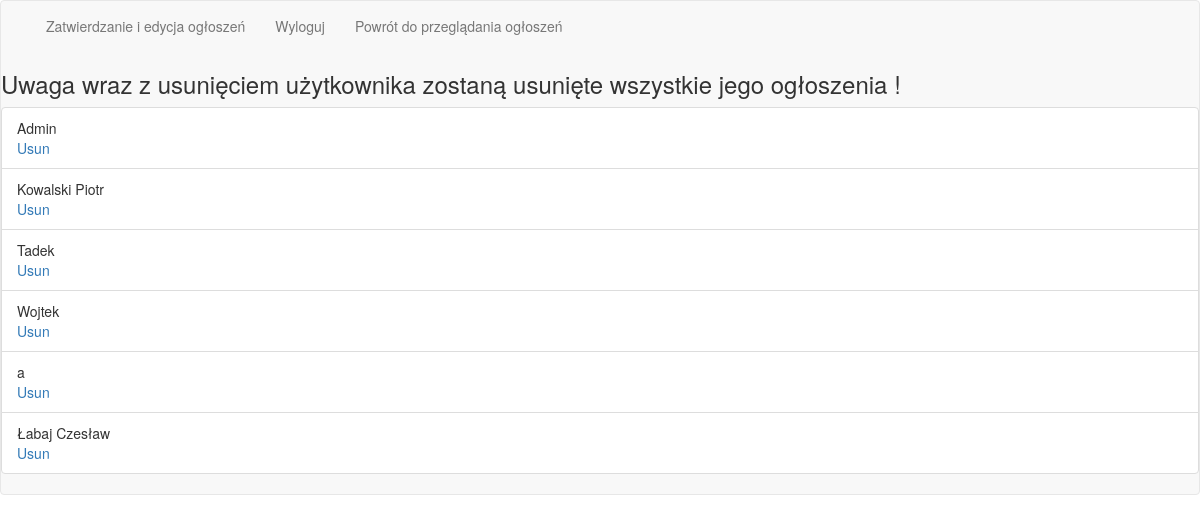
Page /IndexUsunUzytkownika.php on the committed database.
### tables this page shows
CREATE TABLE IF NOT EXISTS `uzytkownik` (
  `id_u` int(255) unsigned NOT NULL,
  `login` varchar(20) NOT NULL,
  `haslo` varchar(22) NOT NULL
);

### Usuwanie.php (called while the page is built, shortened)
<?php
class Usuwanie {
	function __construct($dbuser,$dbpass,$dbname,$dbhost){
		$this->handle3 = mysql_connect($dbhost,$dbuser,$dbpass) or die('zle dane do bazy');
	}
        function listaUzytkownikow() {
		$ret = array();
                $q = mysql_query("select * from uzytkownik  order by login ASC;");
		while ($txt = mysql_fetch_assoc($q)){
			$ret[] = $txt;
		}
		return $ret;
	}
	}
?>

### IndexUsunUzytkownika.php (the view, shortened to what this page needs)
<!DOCTYPE html>
<html>
    <head>
        <link rel="stylesheet" href="css/bootstrap.css">
    </head>
    <body>
   <div class="navbar navbar-default">
<div class="container-fluid">
<div class="navbar-header">
<div class="collapse navbar-collapse" id="mynavbar-content">
<ul class="nav navbar-nav">
<li ><a href="IndexZatwOgloszen.php"> Zatwierdzanie i edycja ogłoszeń </a></li>
<li><a href="Wyloguj.php"> Wyloguj </a></li>
<li><a href="index.php"> Powrót do przeglądania ogłoszeń </a></li>
</ul>
</div>
</div>
</div>
    <h3> Uwaga wraz z usunięciem użytkownika zostaną usunięte wszystkie jego ogłoszenia ! </h3>
        <?php
       require_once('./Usuwanie.php');
 $usuwanie = new Usuwanie ('ogloszenia','j23','ogloszenia','localhost');
 $lu = $usuwanie ->listaUzytkownikow();
 echo('<ul class="list-group">');
 foreach($lu as $item){
 echo('<li class="list-group-item">'.$item['login'].'</br><a href="indexUsunUzytkownika.php?akcjaU=usun&id_u='.$item['id_u'].'"> Usun </a></li>');
}
echo('</ul>'
      );
?>
</body></html>

### rows in the picture
uzytkownik: login "Admin"
uzytkownik: login "Kowalski Piotr"
uzytkownik: login "Tadek"
uzytkownik: login "Wojtek"
uzytkownik: login "a"
uzytkownik: login "Łabaj Czesław"
